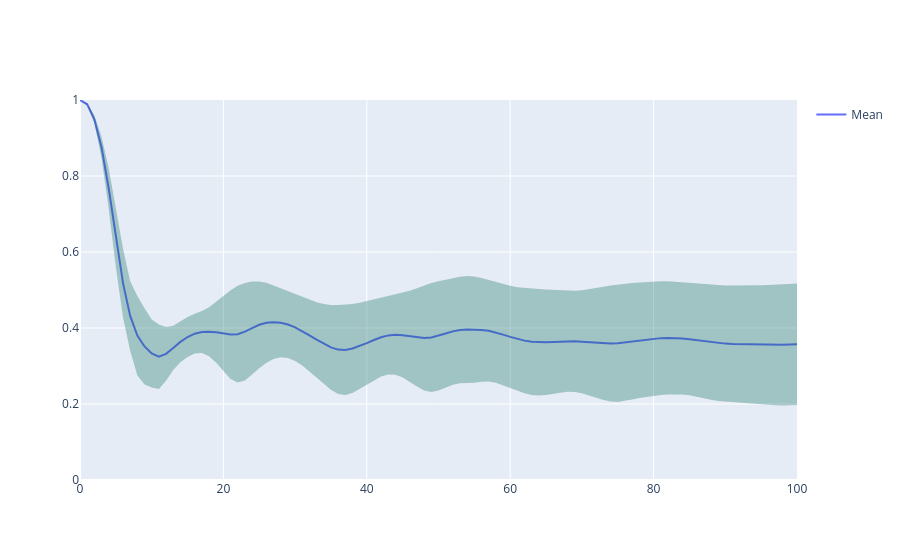

Notebook source saved alongside this figure:
### Code cell
import plotly.graph_objects as go
import numpy as np

x = np.arange(corr_mean.shape[0])

fig = go.Figure()

# Mean line
fig.add_trace(
    go.Scatter(
        x=x,
        y=corr_mean,
        mode="lines",
        name="Mean",
    )
)

# Shaded ± std region
fig.add_trace(
    go.Scatter(
        x=np.concatenate([x, x[::-1]]),
        y=np.concatenate([corr_mean + corr_std, (corr_mean - corr_std)[::-1]]),
        fill="toself",
        fillcolor="rgba(0,100,80,0.3)",
        line=dict(color="rgba(255,255,255,0)"),
        hoverinfo="skip",
        showlegend=False,
    )
)

fig.update_yaxes(range=[0, 1])

fig.show()

### Figure 1 — Plotly figure (JSON) as saved in the notebook; plotly's stock layout.template omitted (floating-point values rounded to 4 significant figures; data arrays with more than 128 entries replaced by an {"elided": "..."} marker saying what was removed)
{"data": [{"mode": "lines", "name": "Mean", "type": "scatter", "x": [0, 1, 2, 3, 4, 5, 6, 7, 8, 9, 10, 11, 12, 13, 14, 15, 16, 17, 18, 19, 20, 21, 22, 23, 24, 25, 26, 27, 28, 29, 30, 31, 32, 33, 34, 35, 36, 37, 38, 39, 40, 41, 42, 43, 44, 45, 46, 47, 48, 49, 50, 51, 52, 53, 54, 55, 56, 57, 58, 59, 60, 61, 62, 63, 64, 65, 66, 67, 68, 69, 70, 71, 72, 73, 74, 75, 76, 77, 78, 79, 80, 81, 82, 83, 84, 85, 86, 87, 88, 89, 90, 91, 92, 93, 94, 95, 96, 97, 98, 99, 100], "y": [1.0, 0.9887, 0.9494, 0.8756, 0.7678, 0.6392, 0.5182, 0.4318, 0.3798, 0.3515, 0.3329, 0.3243, 0.332, 0.3476, 0.3634, 0.3762, 0.385, 0.3895, 0.3904, 0.3886, 0.3854, 0.3827, 0.3838, 0.3903, 0.3999, 0.4084, 0.4136, 0.4153, 0.4139, 0.4093, 0.4016, 0.3916, 0.3806, 0.3693, 0.3584, 0.3491, 0.3432, 0.3423, 0.3461, 0.3524, 0.3601, 0.3683, 0.3757, 0.3805, 0.3823, 0.3812, 0.3785, 0.3755, 0.3738, 0.375, 0.3794, 0.3855, 0.3912, 0.3947, 0.3959, 0.3957, 0.3949, 0.3926, 0.3883, 0.3826, 0.3766, 0.3711, 0.3668, 0.3638, 0.3625, 0.3625, 0.3633, 0.3644, 0.3652, 0.3651, 0.3641, 0.3625, 0.3607, 0.3594, 0.359, 0.3599, 0.3621, 0.365, 0.368, 0.3704, 0.3722, 0.3733, 0.3738, 0.3735, 0.3723, 0.3702, 0.3676, 0.3649, 0.3623, 0.3603, 0.3589, 0.3581, 0.3576, 0.3572, 0.3567, 0.3561, 0.3557, 0.3555, 0.3557, 0.3563, 0.3573]}, {"fill": "toself", "fillcolor": "rgba(0,100,80,0.3)", "hoverinfo": "skip", "line": {"color": "rgba(255,255,255,0)"}, "showlegend": false, "type": "scatter", "x": {"elided": "202 int values"}, "y": {"elided": "202 float values"}}], "layout": {"yaxis": {"range": [0, 1]}}}
